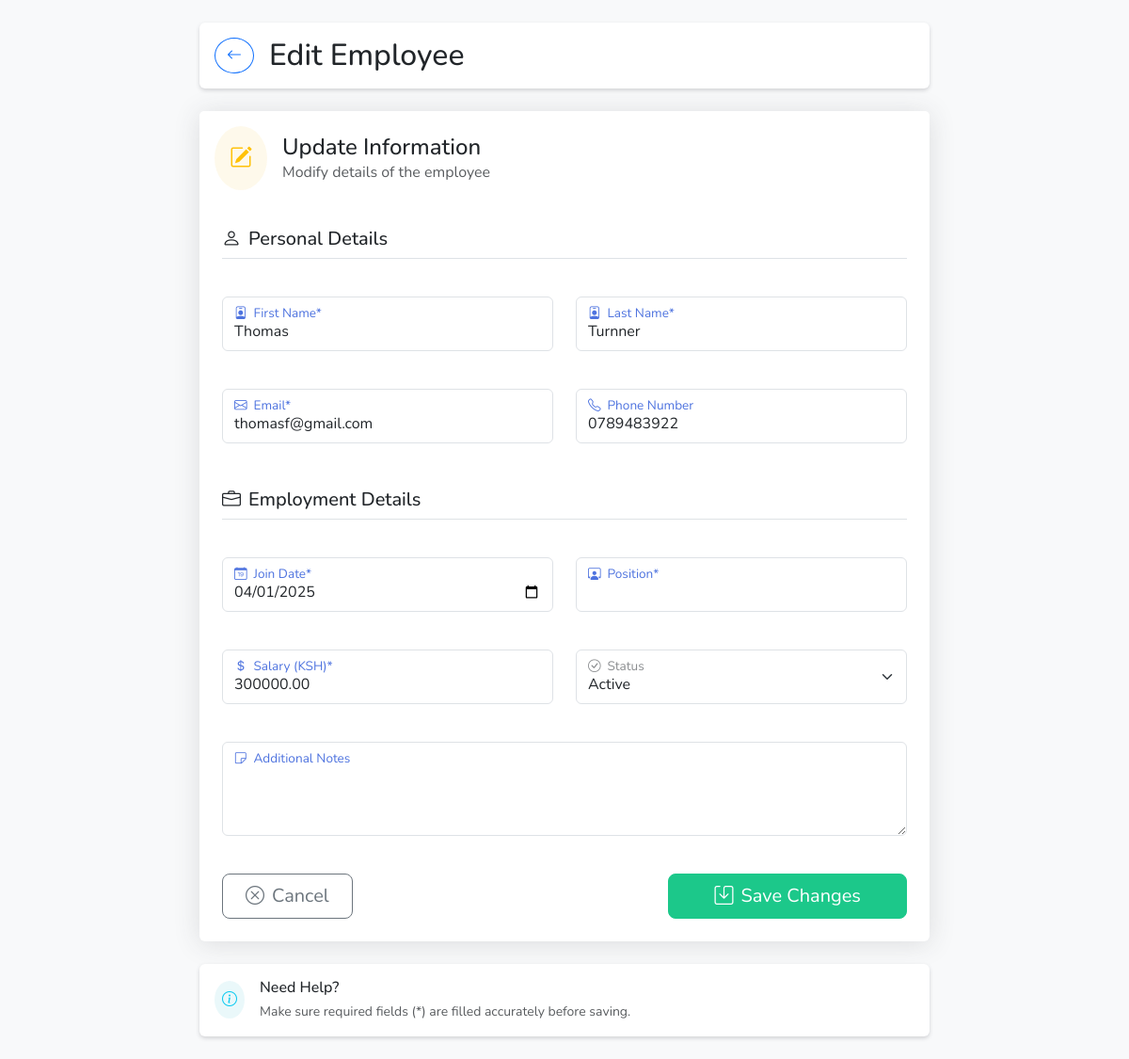
The app's page /edit_employee/1/ with its own data.
### payroll/models.py (models this page shows, shortened)
class Employee(models.Model):
    ACTIVE_STATUS = [
        ('active', 'Active'),
        ('on_leave', 'On Leave'),
        ('probation', 'Probation'),
    ]
    DEPARTMENT_CHOICES = [
        ('engineering', 'Engineering'),
        ('marketing', 'Marketing'),
        ('sales', 'Sales'),
        ('human_resource', 'Human Resource'),
        ('finance', 'Finance'),
        ('design', 'Design'),
    ]
    first_name = models.CharField(max_length=30)
    last_name = models.CharField(max_length=30)
    email = models.EmailField()
    phone_number = models.CharField(max_length=15, blank=True, null=True)
    hire_date = models.DateField()
    department = models.CharField(
        max_length=20,
        choices=DEPARTMENT_CHOICES,
        null=True,
        blank=True,
    )
    salary = models.DecimalField(max_digits=10, decimal_places=2)
    is_active = models.CharField(
        max_length=10,
        choices=ACTIVE_STATUS,
        default='active',
    )

### payroll/views.py (the view)
# urls.py: path('edit_employee/<int:employee_id>/', views.edit_employee, name='edit_employee'),
def edit_employee(request, employee_id):
    employee = get_object_or_404(Employee, id=employee_id)
    if request.method == 'POST':
        form = EmployeeForm(request.POST, instance=employee)
        if form.is_valid():
            employee = form.save()
            messages.success(request, f'Employee {employee.first_name} {employee.last_name} updated successfully.')
            return redirect('employee_list')
        else:
            messages.error(request, 'Please correct the errors below.')
    else:
        form = EmployeeForm(instance=employee)
    context = {
        'form': form,
        'employee': employee,
        'title': 'Edit Employee'
    }
    return render(request, 'payroll/edit_employee.html', context)

### payroll/forms.py
class EmployeeForm(forms.ModelForm):
    class Meta:
        model = Employee
        fields = '__all__'
        widgets = {
            'first_name': forms.TextInput(attrs={'class': 'form-control', 'id': 'firstName'}),
            'last_name': forms.TextInput(attrs={'class': 'form-control', 'id': 'lastName'}),
            'email': forms.EmailInput(attrs={'class': 'form-control', 'id': 'email'}),
            'phone_number': forms.TextInput(attrs={'class': 'form-control', 'id': 'phoneNumber'}),
            'hire_date': forms.DateInput(attrs={'class': 'form-control', 'id': 'hireDate', 'type': 'date'}),
            'position': forms.TextInput(attrs={'class': 'form-control', 'id': 'position'}),
            'salary': forms.NumberInput(attrs={'class': 'form-control', 'id': 'salary'}),
            'notes': forms.Textarea(attrs={'class': 'form-control', 'id': 'notes', 'rows': 2}),
        }

### payroll/templates/payroll/edit_employee.html (shortened to what this page needs)
{% load static %}
<!DOCTYPE html>
<html lang="en">
<head>
    <link rel="stylesheet" href="https://cdn.jsdelivr.net/npm/bootstrap@5.3.2/dist/css/bootstrap.min.css" />
    <link rel="stylesheet" href="https://cdn.jsdelivr.net/npm/bootstrap-icons@1.11.1/font/bootstrap-icons.css" />
    <link rel="stylesheet" href="{% static 'css/employees.css' %}" />
</head>
<body class="bg-light">
<div class="container-fluid py-4">
    <div class="row justify-content-center">
        <div class="col-lg-8 col-md-10 col-12">
            <div class="card border-0 shadow-sm mb-4 animate-fade-in">
                <div class="card-body d-flex align-items-center">
                    <a href="{% url 'employee_list' %}" class="btn btn-outline-primary rounded-circle me-3">
                        <i class="bi bi-arrow-left"></i>
                    </a>
                    <h2 class="m-0">Edit Employee</h2>
                </div>
            </div>
            <div class="card border-0 shadow animate-fade-in">
                <div class="card-header bg-white border-0 py-3 d-flex align-items-center">
                    <div class="rounded-circle bg-warning-light p-3 me-3">
                        <i class="bi bi-pencil-square text-warning fs-4"></i>
                    </div>
                    <div>
                        <h4 class="mb-0">Update Information</h4>
                        <p class="text-muted mb-0">Modify details of the employee</p>
                    </div>
                </div>
                <div class="card-body p-4">
                    <form method="POST" action="{% url 'edit_employee' employee.id %}" class="needs-validation" novalidate>
                        <div class="row g-4">
                            <div class="col-12">
                                <h5 class="border-bottom pb-2 mb-3"><i class="bi bi-person me-2"></i>Personal Details</h5>
                            </div>
                            <div class="col-md-6">
                                <div class="form-floating mb-3">
                                    <input type="text" class="form-control" id="firstName" name="first_name" value="{{ employee.first_name }}" required>
                                    <label for="firstName">First Name*</label>
                                </div>
                            </div>
                            <div class="col-md-6">
                                <div class="form-floating mb-3">
                                    <input type="text" class="form-control" id="lastName" name="last_name" value="{{ employee.last_name }}" required>
                                    <label for="lastName">Last Name*</label>
                                </div>
                            </div>
                            <div class="col-md-6">
                                <div class="form-floating mb-3">
                                    <input type="email" class="form-control" id="email" name="email" value="{{ employee.email }}" required>
                                    <label for="email">Email*</label>
                                </div>
                            </div>
                            <div class="col-md-6">
                                <div class="form-floating mb-3">
                                    <input type="tel" class="form-control" id="phone" name="phone_number" value="{{ employee.phone_number }}">
                                    <label for="phone">Phone Number</label>
                                </div>
                            </div>
                            <div class="col-12">
                                <h5 class="border-bottom pb-2 mb-3 mt-2"><i class="bi bi-briefcase me-2"></i>Employment Details</h5>
                            </div>
                            <div class="col-md-6">
                                <div class="form-floating mb-3">
                                    <input type="date" class="form-control" id="joinDate" name="hire_date" value="{{ employee.hire_date|date:'Y-m-d' }}" required>
                                    <label for="joinDate">Join Date*</label>
                                </div>
                            </div>
                            <div class="col-md-6">
                                <div class="form-floating mb-3">
                                    <input type="text" class="form-control" id="position" name="position" value="{{ employee.position }}" required>
                                    <label for="position">Position*</label>
                                </div>
                            </div>
                            <div class="col-md-6">
                                <div class="form-floating mb-3">
                                    <input type="number" class="form-control" id="salary" name="salary" value="{{ employee.salary }}" required>
                                    <label for="salary">Salary (KSH)*</label>
                                </div>
                            </div>
                            <div class="col-md-6">
                                <div class="form-floating mb-3">
                                    <select class="form-select" id="status" name="status">
                                        <option value="Active" {% if employee.status == "Active" %}selected{% endif %}>Active</option>
                                    </select>
                                    <label for="status">Status</label>
                                </div>
                            </div>
                            <div class="col-12">
                                <div class="form-floating mb-3">
                                    <textarea class="form-control" id="notes" name="notes" style="height: 100px">{{ employee.notes }}</textarea>
                                    <label for="notes">Additional Notes</label>
                                </div>
                            </div>
                            <div class="col-12 mt-4">
                                <div class="d-flex justify-content-between">
                                    <a href="{% url 'employee_list' %}" class="btn btn-outline-secondary btn-lg px-4">
                                        <i class="bi bi-x-circle me-2"></i>Cancel
                                    </a>
                                    <button type="submit" class="btn btn-success btn-lg px-5 card-hover">
                                        <i class="bi bi-save me-2"></i>Save Changes
                                    </button>
                                </div>
                            </div>
                        </div>
                    </form>
                </div>
            </div>
            <div class="card border-0 shadow-sm mt-4 animate-fade-in">
                <div class="card-body d-flex align-items-center">
                    <div class="rounded-circle bg-info-light p-2 me-3">
                        <i class="bi bi-info-circle text-info"></i>
                    </div>
                    <div>
                        <h6 class="mb-1">Need Help?</h6>
                        <p class="text-muted mb-0 small">Make sure required fields (*) are filled accurately before saving.</p>
                    </div>
                </div>
            </div>
        </div>
    </div>
</div>
</body>
</html>

### static/css/employees.css (style rules this page uses)
:root { --primary-color: #4e73df; --secondary-color: #1cc88a; --danger-color: #e74a3b; --warning-color: #f6c23e; --info-color: #36b9cc; --dark-color: #5a5c69; --light-color: #f8f9fc; --border-color: #e3e6f0; }
* { margin: 0; padding: 0; box-sizing: border-box; }
body { font-family: 'Nunito', sans-serif; background-color: #f8f9fc; color: #5a5c69; overflow-x: hidden; }
.bg-info-light { background-color: rgba(54, 185, 204, 0.1); }
.bg-warning-light { background-color: rgba(246, 194, 62, 0.1); }
.card-hover { transition: transform 0.3s ease-in-out, box-shadow 0.3s ease-in-out; }
.animate-fade-in { animation: fadeIn 0.5s ease-in-out; }
.btn-success { background-color: var(--secondary-color); border-color: var(--secondary-color); }
.shadow-sm { box-shadow: 0 0.125rem 0.25rem 0 rgba(58, 59, 69, 0.2) !important; }
.shadow { box-shadow: 0 0.15rem 1.75rem 0 rgba(58, 59, 69, 0.15) !important; }
.form-floating label { color: var(--dark-color); opacity: 0.8; }
.form-floating > .form-control:focus ~ label, .form-floating > .form-control:not(:placeholder-shown) ~ label { color: var(--primary-color); opacity: 1; }
.form-floating > .form-control-plaintext ~ label, .form-floating > .form-control:focus ~ label, .form-floating > .form-control:not(:placeholder-shown) ~ label { transform: scale(0.85) translateY(-0.5rem) translateX(0.15rem); }

### records on screen
Employee: first_name "Thomas", last_name "Turnner", email "thomasf@gmail.com", phone_number "0789483922", hire_date "04/01/2025", salary "300000.00"
